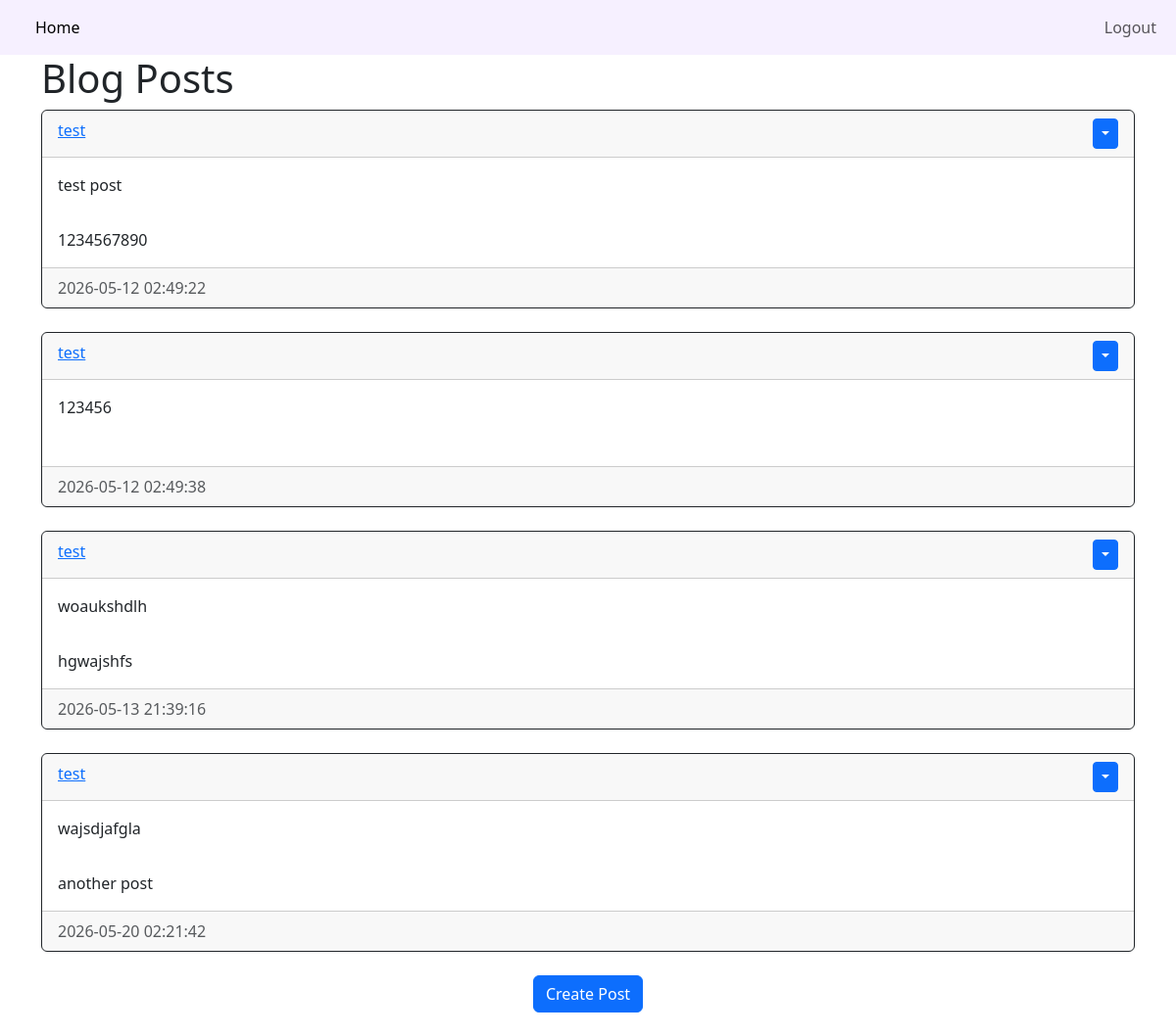
Page /blog (signed in) on the earlier database version.
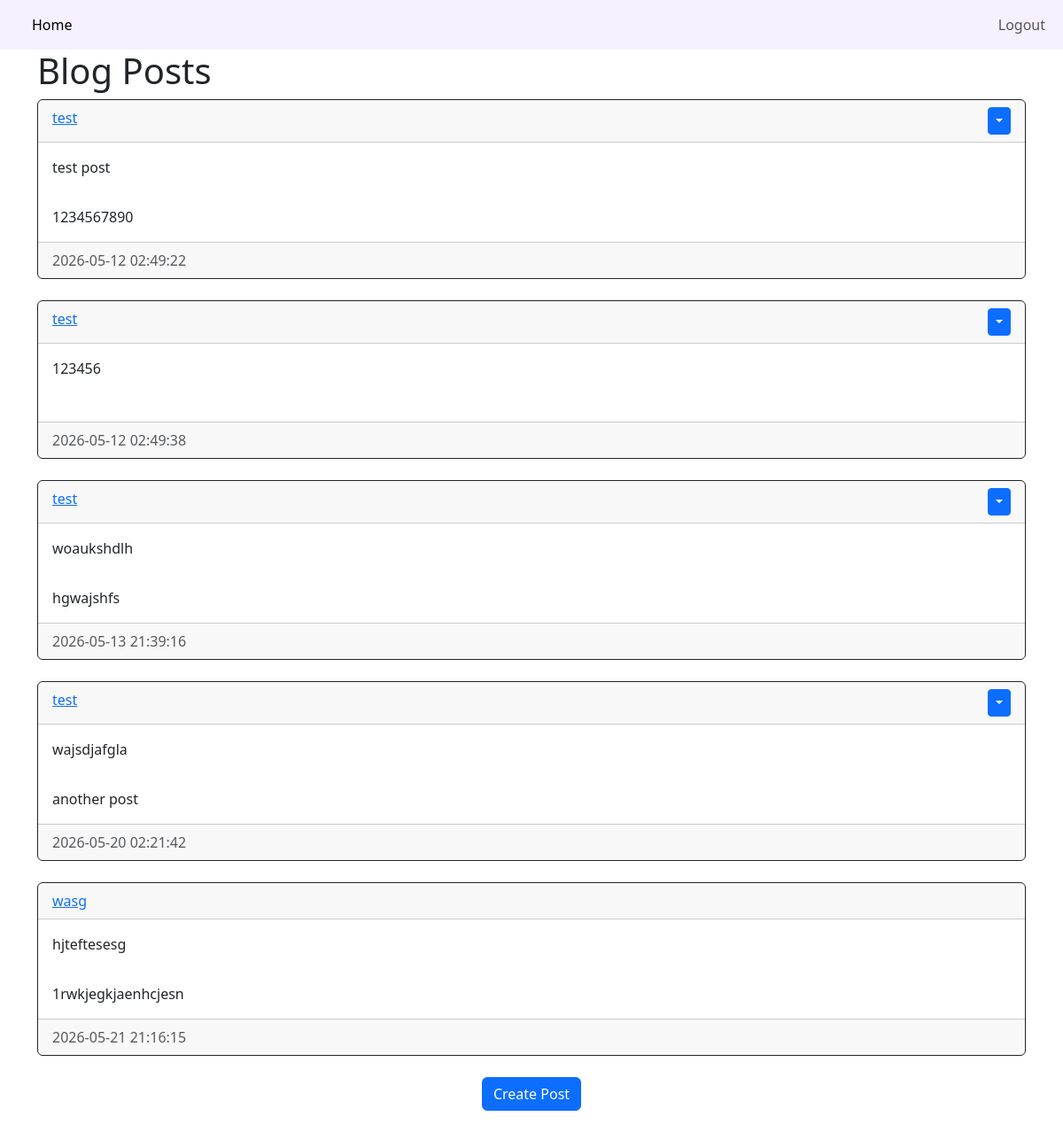
Same page on the later database version.
### website/models.py (models this page shows)
class Post(db.Model):
    id = db.Column(db.Integer, primary_key=True)
    title = db.Column(db.String(150), nullable=False)
    content = db.Column(db.Text, nullable=False)
    date_created = db.Column(db.DateTime(timezone=True), default=func.now())
    author = db.Column(db.Integer, db.ForeignKey('user.id', ondelete='CASCADE'), nullable=False)

class User(db.Model, UserMixin):
    id = db.Column(db.Integer, primary_key=True)
    email =  db.Column(db.String(150), unique=True)
    username = db.Column(db.String(150), unique=True)
    password = db.Column(db.String(150))
    date_created = db.Column(db.DateTime(timezone=True), default=func.now)
    posts = db.relationship('Post', backref='user', passive_deletes=True)

### website/views.py (the view)
@views.route("/blog")
@login_required
def blog():
    posts = Post.query.all()
    return render_template("blog.html", user=current_user, posts=posts)

### website/__init__.py (called while the page is built)
def create_app():
    app = Flask(__name__)
    app.config["SECRET_KEY"] = "n5ks8XA1noJaGNP8hqTq0l29"
    app.config["SQLALCHEMY_DATABASE_URI"] = f"sqlite:///{DB_NAME}"
    db.init_app(app)
    from .views import views
    from .auth import auth
    app.register_blueprint(views, url_prefix="/")
    app.register_blueprint(auth, url_prefix="/")
    from .models import User
    with app.app_context():
        db.create_all()
    login_manager = LoginManager()
    login_manager.login_view = "auth.login"
    login_manager.init_app(app)
    @login_manager.user_loader
    def load_user(id):
        return User.query.get(int(id))
    return app

### website/templates/blog.html
{% extends "posts_div.html" %} {% block title %} Blog {% endblock %}

### website/templates/posts_div.html (shortened to what this page needs)
{% extends "template.html" %} {% block title %} Home {% endblock %}
{% block content %}
<h1>Blog Posts</h1>
<div id="posts">
    {% for post in posts%}
    <div class="card border-dark">
        <div class="card-header d-flex justify-content-between align-items-centre">
            <a href="/posts/{{post.user.username}}">
                {{post.user.username}}
            </a>
            {% if user.id == post.author %}
            <div class="btn-group">
                <button type="button" class="btn btn-sm btn-primary dropdown-toggle" data-bs-toggle="dropdown"></button>
            </div>
            {% endif %}
        </div>
        <div class="card-body">
            <div class="card-text">{{post.title}}</div>
        </div>
        <div class="card-body">
            <div class="card-text">{{post.content}}</div>
        </div>
        <div class="card-footer text-muted">{{post.date_created}}</div>
    </div>
    <br/>
    {% endfor %}
</div>
{% block footer %}
<div align="center">
    <a href="/create-post">
        <button type="button" class="btn btn-primary btn-large">
            Create Post
        </button>
    </a>
    <br/>
</div>
<br/>
{% endblock %}
{% endblock %}

### website/templates/template.html (shortened to what this page needs)
<!DOCTYPE html>
<html>
    <head>
        <link href="https://cdn.jsdelivr.net/npm/bootstrap@5.3.8/dist/css/bootstrap.min.css" rel="stylesheet">
        <link rel="stylesheet" type="text/css" href="{{ url_for('static', filename='main.css') }}">
    </head>
    <body>
        <nav class="navbar navbar-expand-lg">
            <div class="container-fluid">
                <div class="collapse navbar-collapse" id="navbarNavAltMarkup">
                <div class="navbar-nav">
                    <a class="nav-link active" aria-current="page" href="/home">Home</a>
                </div>
                    {% if user.is_authenticated %}
                    <div class="navbar-nav ms-auto">
                    <a class="nav-link" href="/logout">Logout</a>
                    </div>
                    {% else %}
                    <div class="navbar-nav">
                    <a class="nav-link" href="/login">Login</a>
                    <a class="nav-link" href="/sign-up">Signup</a>
                    </div>
                    {% endif %}
                </div>
                </div>
            </nav>
        <div class="container">{% block content %} {% endblock %}</div>
    </body>
</html>

### website/static/main.css (style rules this page uses)
nav { background-color: rgb(246, 240, 255); }

Differences in the rows shown:
added Post: user.username "wasg", title "hjteftesesg", content "1rwkjegkjaenhcjesn", date_created "2026-05-21 21:16:15"
